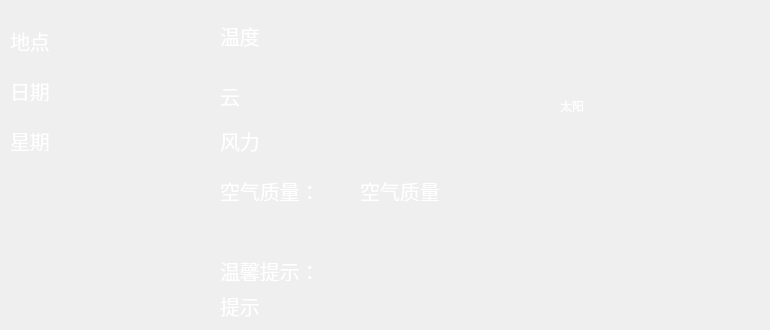
    <widget class="QWidget" name="tab_9">
     <attribute name="title">
      <string>07</string>
     </attribute>
     <widget class="QLabel" name="label_22">
      <property name="geometry">
       <rect>
        <x>10</x>
        <y>20</y>
        <width>191</width>
        <height>41</height>
       </rect>
      </property>
      <property name="font">
       <font>
        <pointsize>15</pointsize>
       </font>
      </property>
      <property name="styleSheet">
       <string notr="true">color: rgb(255, 255, 255);</string>
      </property>
      <property name="text">
       <string>地点</string>
      </property>
     </widget>
     <widget class="QLabel" name="label_30">
      <property name="geometry">
       <rect>
        <x>10</x>
        <y>130</y>
        <width>171</width>
        <height>21</height>
       </rect>
      </property>
      <property name="font">
       <font>
        <pointsize>15</pointsize>
       </font>
      </property>
      <property name="styleSheet">
       <string notr="true">color: rgb(255, 255, 255);</string>
      </property>
      <property name="text">
       <string>星期</string>
      </property>
     </widget>
     <widget class="QLabel" name="label_31">
      <property name="geometry">
       <rect>
        <x>10</x>
        <y>80</y>
        <width>171</width>
        <height>21</height>
       </rect>
      </property>
      <property name="font">
       <font>
        <pointsize>15</pointsize>
       </font>
      </property>
      <property name="styleSheet">
       <string notr="true">color: rgb(255, 255, 255);</string>
      </property>
      <property name="text">
       <string>日期</string>
      </property>
     </widget>
     <widget class="QLabel" name="label_88">
      <property name="geometry">
       <rect>
        <x>220</x>
        <y>80</y>
        <width>61</width>
        <height>31</height>
       </rect>
      </property>
      <property name="font">
       <font>
        <pointsize>15</pointsize>
       </font>
      </property>
      <property name="styleSheet">
       <string notr="true">color: rgb(255, 255, 255);</string>
      </property>
      <property name="text">
       <string>云</string>
      </property>
     </widget>
     <widget class="QLabel" name="label_89">
      <property name="geometry">
       <rect>
        <x>360</x>
        <y>180</y>
        <width>91</width>
        <height>21</height>
       </rect>
      </property>
      <property name="font">
       <font>
        <pointsize>15</pointsize>
       </font>
      </property>
      <property name="styleSheet">
       <string notr="true">color: rgb(255, 255, 255);</string>
      </property>
      <property name="text">
       <string>空气质量</string>
      </property>
     </widget>
     <widget class="QLabel" name="label_90">
      <property name="geometry">
       <rect>
        <x>220</x>
        <y>20</y>
        <width>301</width>
        <height>31</height>
       </rect>
      </property>
      <property name="font">
       <font>
        <pointsize>15</pointsize>
       </font>
      </property>
      <property name="styleSheet">
       <string notr="true">color: rgb(255, 255, 255);</string>
      </property>
      <property name="text">
       <string>温度</string>
      </property>
     </widget>
     <widget class="QLabel" name="label_91">
      <property name="geometry">
       <rect>
        <x>220</x>
        <y>120</y>
        <width>251</width>
        <height>41</height>
       </rect>
      </property>
      <property name="font">
       <font>
        <pointsize>15</pointsize>
       </font>
      </property>
      <property name="styleSheet">
       <string notr="true">color: rgb(255, 255, 255);</string>
      </property>
      <property name="text">
       <string>风力</string>
      </property>
     </widget>
     <widget class="QLabel" name="label_92">
      <property name="geometry">
       <rect>
        <x>560</x>
        <y>20</y>
        <width>201</width>
        <height>171</height>
       </rect>
      </property>
      <property name="styleSheet">
       <string notr="true">color: rgb(255, 255, 255);</string>
      </property>
      <property name="text">
       <string>太阳</string>
      </property>
     </widget>
     <widget class="QLabel" name="label_93">
      <property name="geometry">
       <rect>
        <x>220</x>
        <y>180</y>
        <width>131</width>
        <height>21</height>
       </rect>
      </property>
      <property name="font">
       <font>
        <pointsize>15</pointsize>
       </font>
      </property>
      <property name="styleSheet">
       <string notr="true">color: rgb(255, 255, 255);</string>
      </property>
      <property name="text">
       <string>空气质量：</string>
      </property>
     </widget>
     <widget class="QLabel" name="label_166">
      <property name="geometry">
       <rect>
        <x>220</x>
        <y>290</y>
        <width>321</width>
        <height>31</height>
       </rect>
      </property>
      <property name="font">
       <font>
        <pointsize>15</pointsize>
       </font>
      </property>
      <property name="styleSheet">
       <string notr="true">color: rgb(255, 255, 255);</string>
      </property>
      <property name="text">
       <string>提示</string>
      </property>
     </widget>
     <widget class="QLabel" name="label_173">
      <property name="geometry">
       <rect>
        <x>220</x>
        <y>260</y>
        <width>131</width>
        <height>21</height>
       </rect>
      </property>
      <property name="font">
       <font>
        <pointsize>15</pointsize>
       </font>
      </property>
      <property name="styleSheet">
       <string notr="true">color: rgb(255, 255, 255);</string>
      </property>
      <property name="text">
       <string>温馨提示：</string>
      </property>
     </widget>
    </widget>
